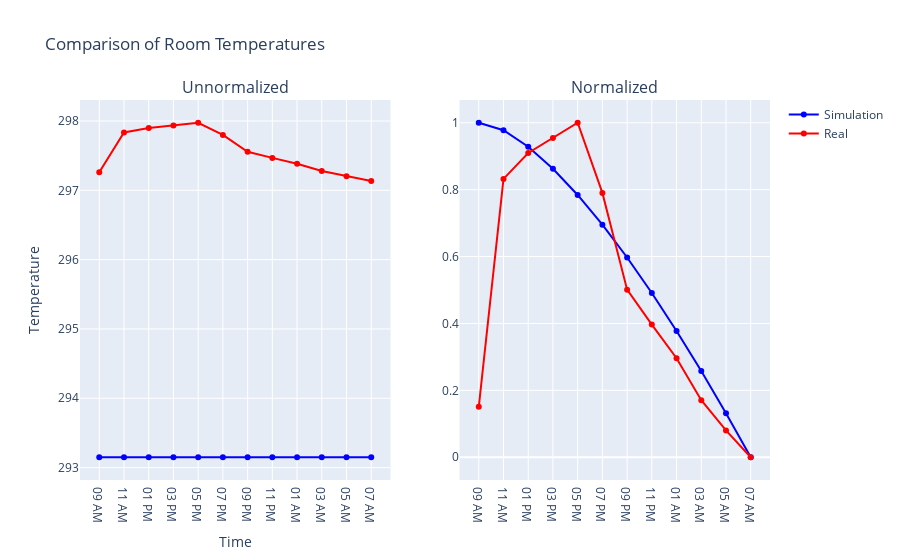

Notebook cell for this chart:
### Code cell
fig = go.Figure()

fig = make_subplots(rows=1, cols=2, shared_yaxes=False, subplot_titles=("Unnormalized", "Normalized"))

ix_times = [ix_time for ix_time,_ in enumerate(v1.all_wall_temps) if ix_time%(min_interv*4)==0]
timestamps = [(pd.Timedelta(times[i], "m") + v1.twall.ext_temps.index[0]).strftime('%I %p') for i in ix_times]


fig.add_trace(go.Scatter(x=timestamps, y=temps[ix_times], mode='markers+lines', name="Simulation", line=dict(color="blue")), row = 1, col = 1)
fig.add_trace(go.Scatter(x=timestamps, y=v1.twall.real_temps[ix_times], mode='markers+lines', name="Real", 
line=dict(color="red")
 ), row = 1, col = 1)


fig.add_trace(go.Scatter(x=timestamps, y=h.normalize(temps[ix_times]), mode='markers+lines', name="Simulation", line=dict(color="blue"), showlegend=False), row = 1, col = 2)
fig.add_trace(go.Scatter(x=timestamps, y=h.normalize(v1.twall.real_temps[ix_times]), mode='markers+lines', name="Real",
line=dict(color="red"), showlegend=False
 ), row = 1, col = 2)

fig.update_layout(xaxis_title='Time',
                  yaxis_title='Temperature',
                  title='Comparison of Room Temperatures')

### Figure 1 — Plotly figure (JSON) as saved in the notebook; plotly's stock layout.template omitted (floating-point values rounded to 4 significant figures)
{"data": [{"line": {"color": "blue"}, "mode": "markers+lines", "name": "Simulation", "type": "scatter", "x": ["09 AM", "11 AM", "01 PM", "03 PM", "05 PM", "07 PM", "09 PM", "11 PM", "01 AM", "03 AM", "05 AM", "07 AM"], "xaxis": "x", "y": [293.1, 293.1, 293.1, 293.1, 293.1, 293.1, 293.1, 293.1, 293.1, 293.1, 293.1, 293.1], "yaxis": "y"}, {"line": {"color": "red"}, "mode": "markers+lines", "name": "Real", "type": "scatter", "x": ["09 AM", "11 AM", "01 PM", "03 PM", "05 PM", "07 PM", "09 PM", "11 PM", "01 AM", "03 AM", "05 AM", "07 AM"], "xaxis": "x", "y": [297.3, 297.8, 297.9, 297.9, 298.0, 297.8, 297.6, 297.5, 297.4, 297.3, 297.2, 297.1], "yaxis": "y"}, {"line": {"color": "blue"}, "mode": "markers+lines", "name": "Simulation", "showlegend": false, "type": "scatter", "x": ["09 AM", "11 AM", "01 PM", "03 PM", "05 PM", "07 PM", "09 PM", "11 PM", "01 AM", "03 AM", "05 AM", "07 AM"], "xaxis": "x2", "y": [1, 0.9778, 0.9285, 0.8626, 0.7842, 0.6953, 0.5972, 0.4911, 0.3777, 0.2576, 0.1315, 0], "yaxis": "y2"}, {"line": {"color": "red"}, "mode": "markers+lines", "name": "Real", "showlegend": false, "type": "scatter", "x": ["09 AM", "11 AM", "01 PM", "03 PM", "05 PM", "07 PM", "09 PM", "11 PM", "01 AM", "03 AM", "05 AM", "07 AM"], "xaxis": "x2", "y": [0.1507, 0.8322, 0.9095, 0.9543, 1, 0.7903, 0.501, 0.3966, 0.2959, 0.1707, 0.08022, 0], "yaxis": "y2"}], "layout": {"annotations": [{"font": {"size": 16}, "showarrow": false, "text": "Unnormalized", "x": 0.225, "xanchor": "center", "xref": "paper", "y": 1, "yanchor": "bottom", "yref": "paper"}, {"font": {"size": 16}, "showarrow": false, "text": "Normalized", "x": 0.775, "xanchor": "center", "xref": "paper", "y": 1, "yanchor": "bottom", "yref": "paper"}], "title": {"text": "Comparison of Room Temperatures"}, "xaxis": {"anchor": "y", "domain": [0, 0.45], "title": {"text": "Time"}}, "xaxis2": {"anchor": "y2", "domain": [0.55, 1]}, "yaxis": {"anchor": "x", "domain": [0, 1], "title": {"text": "Temperature"}}, "yaxis2": {"anchor": "x2", "domain": [0, 1]}}}
